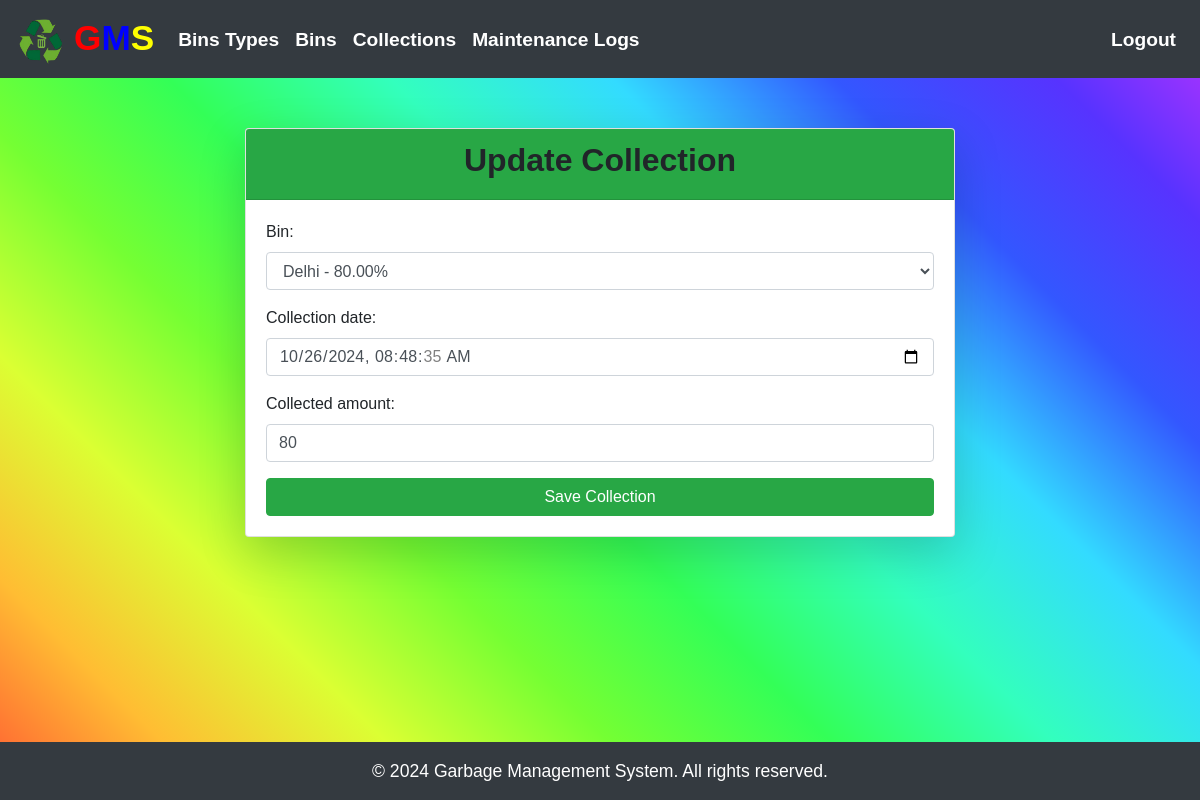
The page /collection/8/update/ (signed in) on the database its author committed.
### garbage_app/models.py (models this page shows, shortened)
class CollectionSchedule(models.Model):
    bin = models.ForeignKey(Bin, on_delete=models.CASCADE)
    collection_date = models.DateTimeField(default=timezone.now)
    collected_amount = models.IntegerField(default=0)
    class Meta:
        ordering = ['collection_date']

### garbage_app/views.py (the view)
# urls.py: path('collection/<int:pk>/update/', views.CollectionUpdateView.as_view(), name='update_collection'),
class CollectionUpdateView(LoginRequiredMixin, UpdateView):
    model = CollectionSchedule
    form_class = CollectionScheduleForm
    template_name = 'update_collection.html'
    success_url = '/collections/'

### garbage_app/forms.py
class CollectionScheduleForm(forms.ModelForm):
    class Meta:
        model = CollectionSchedule
        fields = ['bin', 'collection_date', 'collected_amount']
        widgets = {
            'bin': forms.Select(attrs={'class': 'form-control'}),
            'collection_date': forms.DateTimeInput(attrs={'class': 'form-control', 'type': 'datetime-local'}),
            'collected_amount': forms.NumberInput(attrs={'class': 'form-control', 'placeholder': 'Enter Collected Amount (in Liters)'}),
        }

### garbage_app/models.py (called while the page is built)
    @property
    def fill_percentage(self):
        if self.capacity > 0:
            return (self.current_fill / self.capacity) * 100
        return 0

    def __str__(self):
        return f"{self.location} - {self.fill_percentage:.2f}%"

### templates/update_collection.html (shortened to what this page needs)
{% extends 'base.html' %}
{% block content %}
<div class="container">
    <div class="row justify-content-center">
        <div class="col-md-8">
            <div class="card shadow-lg">
                <div class="card-header bg-success text-center">
                    <h2 style="font-weight: bold;">Update Collection</h2>
                </div>
                <div class="card-body">
                    <form method="post">
                        <div class="form-group mb-3">
                            {{ form.as_p }}
                        </div>
                        <div class="d-grid gap-2">
                            <button type="submit" class="btn btn-success btn-block">Save Collection</button>
                        </div>
                    </form>
                </div>
            </div>
        </div>
    </div>
</div>
{% endblock %}

### static/css/styles.css (style rules this page uses)
html, body { min-height: 100%; margin: 0; padding: 0; }
body { background: linear-gradient(45deg, #FF5733, #FFBD33, #DBFF33, #75FF33, #33FF57, #33FFBD, #33DBFF, #3357FF, #5733FF, #BD33FF) !important; background-size: cover !important; background-repeat: no-repeat !important; font-family: Arial, sans-serif !important; }
.card.shadow-lg { margin-top: 10vh; }
.card-header { font-weight: bold !important; }
.btn { transition: background-color 0.3s ease !important; }

### rows shown on the page
CollectionSchedule: bin "Delhi - 80.00%", collection_date "10/26/2024 08:48:35", collected_amount "80"
